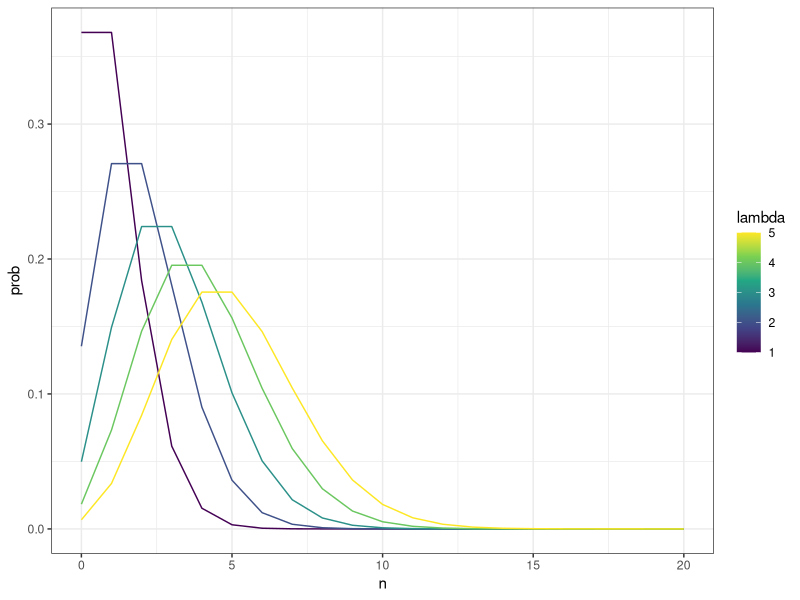
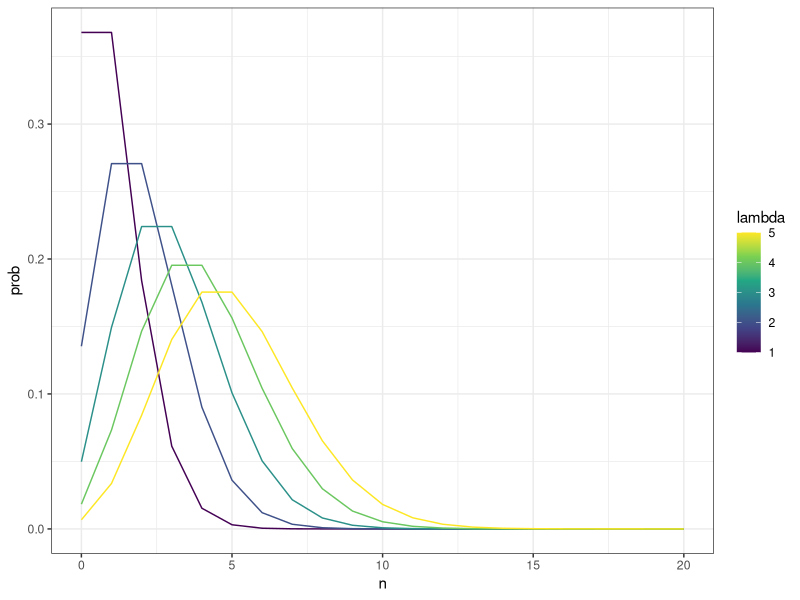
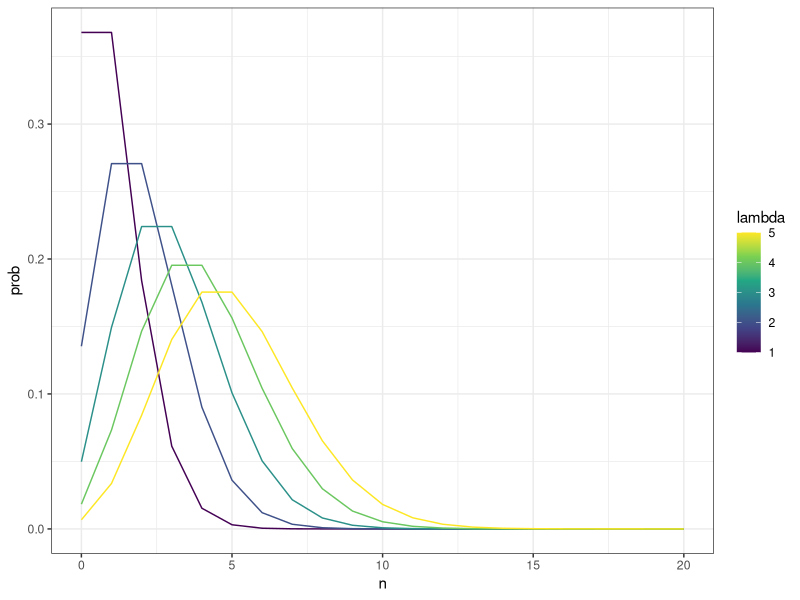

These charts were generated, in order, by the following R code: (Note: a time limit stopped this script after it produced the figures.)
## ---- chunk 1
knitr::opts_chunk$set(
  collapse = TRUE,
  comment = "#>"
)
knitr::opts_chunk$set(echo = TRUE, warning = FALSE, message = FALSE)
## ---- chunk 2
library(dplyr)
library(ggplot2)
library(purrr)
library(here)

write_figs <- TRUE
if (write_figs) {
  if (!dir.exists(here("figures"))) {dir.create(here("figures"))}
  if (!dir.exists(here("tables"))) {dir.create(here("tables"))}
  
  if (!dir.exists(here("figures/long-modelling"))) {
    dir.create(here("figures/long-modelling"))
  }
  
  if (!dir.exists(here("tables/long-modelling"))) {
    dir.create(here("tables/long-modelling"))
    }
}
## ---- chunk 3

tibble(
  n = rep(0:20,5),
  lambda = rep(1:5, each = 21)) %>% 
  rowwise() %>% 
  mutate(prob = dpois(n, lambda)) %>% 
  ggplot(aes(n,prob, color = lambda, group = lambda)) +
  geom_line() + 
  theme_bw() +
  scale_color_viridis_c() ->
  poissonplot

poissonplot

if (write_figs) {
ggsave(here("figures/long-modelling/SUP_FIG_SIMSpoissonplot.pdf"), poissonplot,
      height = 3,
      width = 4
       )
ggsave(here("figures/long-modelling/SUP_FIG_SIMSpoissonplot.svg"), poissonplot,
      height = 3,
      width = 4
       )
}

## ---- chunk 4
# functions for sims

# updates an individual each day
update_states <- function(state_vector,
                          pr_gain,
                          pr_loss,
                          total_states) {
  # lose states
  if (length(state_vector) > 0) {
    state_vector <-
      state_vector[!as.logical(rbinom(length(state_vector), 1, pr_loss))]
  }
  # gain states
  if (rbinom(1, 1, pr_gain) == 1) {
    state_vector <- c(
      state_vector,
      sample(1:total_states, 1)
    )
  }
  if (length(state_vector) > 0) {
    return(state_vector)
  } else {
    return(vector(mode = "integer"))
  }
}

# sample from individuals strains
sample_states <- function(state_vector, strain) {
  if (length(state_vector > 0)) {
    sampl <- sample(state_vector, 1)
    return(strain == sampl)
  } else {
    return(FALSE)
  }
}
# walk through simulation for given parms and output dataframe

generate_sims <- function(nsims,
                          n_participants,
                          max_time,
                          pr_gain,
                          pr_loss,
                          n_start_states_median,
                          quiet = FALSE,
                          total_states = 1000) {
  simsout <- list()
  for (k in 1:nsims) {
    outlist <- list()
    for (j in 1:n_participants) {
      if (!quiet) {
        cat(
          paste0(
            "\r Replicate ", k, " of ", nsims,
            "  Participant ", j, " of ", n_participants,
            "     "
          )
        )
      }
      df <- tibble(
        rep = k,
        id = j,
        pid = rep(1, max_time + 1),
        t = 0:max_time,
        state_vector = c(
          list(c(1, sample(1:total_states, rpois(1, n_start_states_median)))),
          vector(mode = "list", length = max_time)
        ),
        pr_gain = rep(pr_gain, max_time + 1),
        pr_loss = rep(pr_loss, max_time + 1)
      )
      # populate states

      for (i in 2:nrow(df)) {
        # print(i)
        df$state_vector[[i]] <- update_states(df$state_vector[[i - 1]],
          df$pr_gain[i - 1],
          df$pr_loss[i - 1],
          total_states = total_states
        )
      }
      outlist[[j]] <- df
    }
    outdf <- do.call(rbind, outlist)
    simsout[[k]] <- outdf
  }
  simsdf <- do.call(rbind, simsout)
  return(simsdf)
}
## ---- chunk 5

# Now walk through parameter values
# vectors of parameter vals to iterate through
lambda_seq <- 0:5
pr_gain_seq <- c(0,0.05,0.1,0.15,0.2)

outlistouter <- list()
# total no of parameter combos
total <- length(pr_gain_seq)*length(lambda_seq)
counter <- 0

for (n in 1:length(pr_gain_seq)) {
  outlistinner <- list()
  for (m in 1:length(lambda_seq)) {
    counter <- counter + 1
    #cat("\rIteration ",counter, "/",total)
    generate_sims(
      nsims = 10,
      n_participants = 100,
      max_time = 100,
      pr_gain = pr_gain_seq[n],
      pr_loss = 0.05,
      n_start_states_median = lambda_seq[m],
      quiet = TRUE
    ) -> sim_df
    sim_df$lambda <- lambda_seq[m]
    outlistinner[[m]] <- sim_df
  }
  do.call(rbind, outlistinner) -> temp_df
  outlistouter[[n]] <- temp_df
}
do.call(rbind, outlistouter) -> simsall

pr_loss <- 0.05

# summarise to 95% CI ---------------------------------

simsall %>%
  mutate(
    sample_results = map_lgl(state_vector, ~ sample_states(.x, 1)),
    type = "samples",
    results = as.numeric(sample_results),
    results = if_else(t == 0, 1, results)
  ) %>%
  filter(t < 100, t > 0) %>%
  group_by(t, rep, lambda, pr_gain) %>%
  summarise(
    prop = sum(results) / length(results)
  ) %>%
  group_by(t, lambda, pr_gain) %>%
  summarise(
    prop_median = median(prop),
    lci = quantile(prop, 0.025),
    uci = quantile(prop, 0.975)
  ) -> sims_sum

## ---- chunk 6

sims_sum %>%
  filter(t %in% c(7)) %>%
  ggplot(aes(
    lambda,
    prop_median,
    ymin = lci,
    ymax = uci,
    color = pr_gain,
    fill = pr_gain,
    group = pr_gain
  )) +
  geom_point() +
  geom_line()  +
  geom_ribbon(alpha = 0.2, color = NA) +
  # facet_wrap(~ t) + 
  ylim(c(0,0.8)) +
  labs(y = "Probability of identifying hospital strain" ) +
  theme_bw() ->
  simsprobplot

simsprobplot

if (write_figs) {
ggsave(here("figures/long-modelling/SUP_FIG_SIMSd7plot.pdf"), simsprobplot,
       height = 3, width = 5
      )
ggsave(here("figures/long-modelling/SUP_FIG_SIMSd7plot.svg"), simsprobplot,
       height = 3, width = 5
       )
}

## ---- chunk 7
# median IQR of % identfiication of hospital cluster

sims_sum %>%
    filter(t %in% c(7)) %>%  
  # woooo native pipe
  pull(prop_median) |> quantile(c(0,0.25, 0.5, 0.75, 1))
